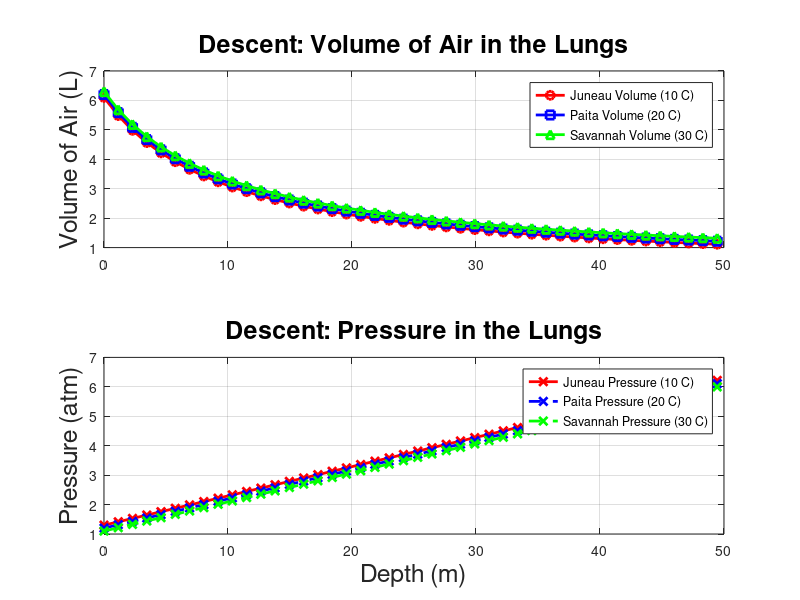
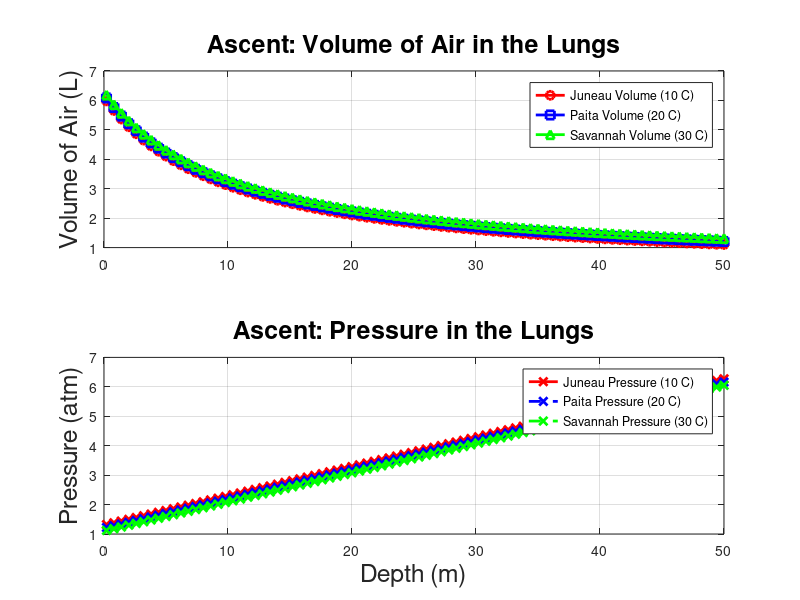

MATLAB code for these plots, in order:

% This is Project 7.3.2

% Constants
P_surface = 101325; % Atmospheric pressure at surface in Pascals
g = 9.81; % Gravitational acceleration in m/s^2
initial_volume = 6; % Initial volume of air in lungs in liters
descent_rate = 23; % Descent rate in meters per minute (maximum)
ascent_rate = 12; % Ascent rate in meters per minute (maximum)
max_depth = 50; % Maximum depth in meters

% Temperature and corresponding seawater densities (kg/m^3)
% Juneau, Alaska at 10 C: 1027 kg/m^3
% Paita, Peru at 20 C: 1025 kg/m^3
% Savannah Beach, GA at 30 C: 1022 kg/m^3

% Reference: Paita, Peru (20 C)
rho_ref = 1025;         % Reference density kg/m^3
T_ref = 20;             % Reference Temp C

% Coefficient of temperature dependence for seawater density (1/C)
beta = 0.0002;

% Initial temperatures for each location (C)
T_juneau = 10; % Juneau's temperature in C
T_paita = 20; % Paita's temperature in C
T_savannah = 30; % Savannah's temperature in C

% Seawater densities as a function of temperature for each location
density_juneau = rho_ref * (1 - beta * (T_juneau - T_ref));
density_paita = rho_ref * (1 - beta * (T_paita - T_ref));
density_savannah = rho_ref * (1 - beta * (T_savannah - T_ref));

% Depth array for descent and ascent
descent_time = 0:0.05:max_depth/descent_rate; % Time to descend to max depth
ascent_time = 0:0.05:max_depth/ascent_rate; % Time to ascend from max depth

% Depth during descent and ascent
depths_descent = descent_rate * descent_time; % Depth during descent
depths_ascent = max_depth - ascent_rate * ascent_time; % Depth during ascent

% Pressure at each depth for each location
pressures_descent_juneau = P_surface + density_juneau * g * depths_descent;
pressures_descent_paita = P_surface + density_paita * g * depths_descent;
pressures_descent_savannah = P_surface + density_savannah * g * depths_descent;

pressures_ascent_juneau = P_surface + density_juneau * g * depths_ascent;
pressures_ascent_paita = P_surface + density_paita * g * depths_ascent;
pressures_ascent_savannah = P_surface + density_savannah * g * depths_ascent;

% Converting pressures from Pascals to atmospheres for convenience
pressures_atm_descent_juneau = pressures_descent_juneau / 101325;
pressures_atm_descent_paita = pressures_descent_paita / 101325;
pressures_atm_descent_savannah = pressures_descent_savannah / 101325;

pressures_atm_ascent_juneau = pressures_ascent_juneau / 101325;
pressures_atm_ascent_paita = pressures_ascent_paita / 101325;
pressures_atm_ascent_savannah = pressures_ascent_savannah / 101325;

% Volume at each depth using Boyle's Law for each location
volumes_descent_juneau = initial_volume * P_surface ./ pressures_descent_juneau;
volumes_descent_paita = initial_volume * P_surface ./ pressures_descent_paita;
volumes_descent_savannah = initial_volume * P_surface ./ pressures_descent_savannah;

volumes_ascent_juneau = initial_volume * P_surface ./ pressures_ascent_juneau;
volumes_ascent_paita = initial_volume * P_surface ./ pressures_ascent_paita;
volumes_ascent_savannah = initial_volume * P_surface ./ pressures_ascent_savannah;

% Small offset values (Better Clarity)
offset_volume_juneau = 0.1; % Offset for volume of Juneau
offset_volume_paita = 0.2; % Offset for volume of Paita
offset_volume_savannah = 0.3; % Offset for volume of Savannah

offset_pressure_juneau = 0.3; % Offset for pressure of Juneau
offset_pressure_paita = 0.2; % Offset for pressure of Paita
offset_pressure_savannah = 0.1; % Offset for pressure of Savannah

% The offsets to the volume and pressure for each location
volumes_descent_juneau = volumes_descent_juneau + offset_volume_juneau;
volumes_descent_paita = volumes_descent_paita + offset_volume_paita;
volumes_descent_savannah = volumes_descent_savannah + offset_volume_savannah;

volumes_ascent_juneau = volumes_ascent_juneau + offset_volume_juneau;
volumes_ascent_paita = volumes_ascent_paita + offset_volume_paita;
volumes_ascent_savannah = volumes_ascent_savannah + offset_volume_savannah;

pressures_atm_descent_juneau = pressures_atm_descent_juneau + offset_pressure_juneau;
pressures_atm_descent_paita = pressures_atm_descent_paita + offset_pressure_paita;
pressures_atm_descent_savannah = pressures_atm_descent_savannah + offset_pressure_savannah;

pressures_atm_ascent_juneau = pressures_atm_ascent_juneau + offset_pressure_juneau;
pressures_atm_ascent_paita = pressures_atm_ascent_paita + offset_pressure_paita;
pressures_atm_ascent_savannah = pressures_atm_ascent_savannah + offset_pressure_savannah;

% Descent Plot (Volume and Pressure)
figure;

% Volume Plot
subplot(2, 1, 1);
plot(depths_descent, volumes_descent_juneau, 'ro-', 'LineWidth', 2); % Juneau Volume (Red)
hold on;
plot(depths_descent, volumes_descent_paita, 'bs-', 'LineWidth', 2); % Paita Volume (Blue)
plot(depths_descent, volumes_descent_savannah, 'g^-', 'LineWidth', 2); % Savannah Volume (Green)
ylabel('Volume of Air (L)', 'FontSize', 18);
grid on;
legend('Juneau Volume (10 C)', 'Paita Volume (20 C)', 'Savannah Volume (30 C)', 'Location', 'northeast');
title('Descent: Volume of Air in the Lungs', 'FontSize', 18);

% Pressure Plot
subplot(2, 1, 2);
plot(depths_descent, pressures_atm_descent_juneau, 'rx-', 'LineWidth', 2); % Juneau Pressure (Red)
hold on;
plot(depths_descent, pressures_atm_descent_paita, 'bx--', 'LineWidth', 2); % Paita Pressure (Blue)
plot(depths_descent, pressures_atm_descent_savannah, 'gx--', 'LineWidth', 2); % Savannah Pressure (Green)
ylabel('Pressure (atm)', 'FontSize', 18);
xlabel('Depth (m)', 'FontSize', 18);
grid on;
legend('Juneau Pressure (10 C)', 'Paita Pressure (20 C)', 'Savannah Pressure (30 C)', 'Location', 'northeast');
title('Descent: Pressure in the Lungs', 'FontSize', 18);

% Ascent Plot (Volume and Pressure) – Separate Subplots
figure;

% Volume Plot
subplot(2, 1, 1);
plot(depths_ascent, volumes_ascent_juneau, 'ro-', 'LineWidth', 2); % Juneau Volume (Red)
hold on;
plot(depths_ascent, volumes_ascent_paita, 'bs-', 'LineWidth', 2); % Paita Volume (Blue)
plot(depths_ascent, volumes_ascent_savannah, 'g^-', 'LineWidth', 2); % Savannah Volume (Green)
ylabel('Volume of Air (L)', 'FontSize', 18);
grid on;
legend('Juneau Volume (10 C)', 'Paita Volume (20 C)', 'Savannah Volume (30 C)', 'Location', 'northeast');
title('Ascent: Volume of Air in the Lungs', 'FontSize', 18);

% Pressure Plot
subplot(2, 1, 2);
plot(depths_ascent, pressures_atm_ascent_juneau, 'rx-', 'LineWidth', 2); % Juneau Pressure (Red)
hold on;
plot(depths_ascent, pressures_atm_ascent_paita, 'bx--', 'LineWidth', 2); % Paita Pressure (Blue)
plot(depths_ascent, pressures_atm_ascent_savannah, 'gx--', 'LineWidth', 2); % Savannah Pressure (Green)
ylabel('Pressure (atm)', 'FontSize', 18);
xlabel('Depth (m)', 'FontSize', 18);
grid on;
legend('Juneau Pressure (10 C)', 'Paita Pressure (20 C)', 'Savannah Pressure (30 C)', 'Location', 'northeast');
title('Ascent: Pressure in the Lungs', 'FontSize', 18);
